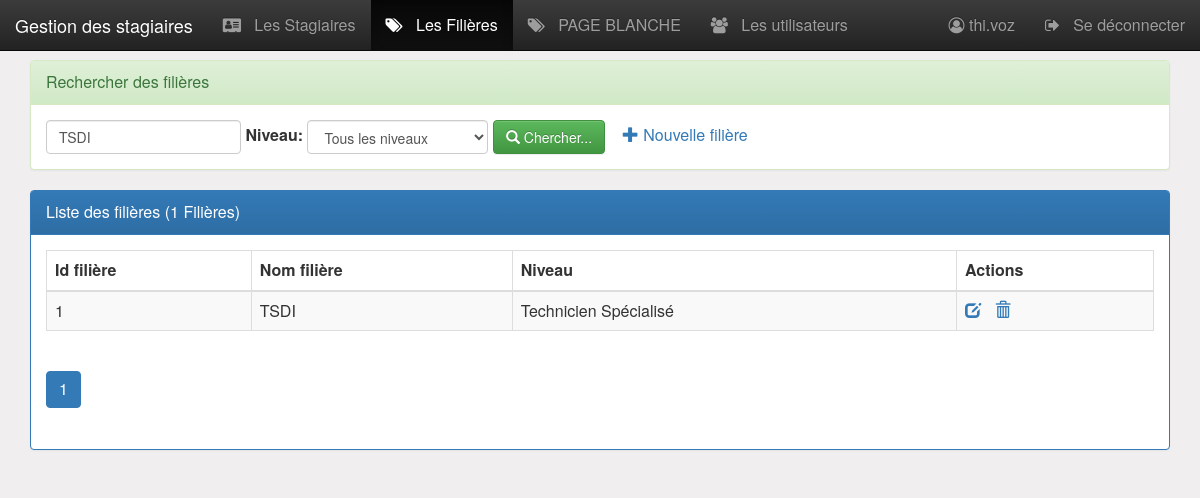
The page /pages/filieres.php?nomF=TSDI (signed in) on the database its author committed.
### tables this page shows
CREATE TABLE IF NOT EXISTS `filiere` (
  `idFiliere` int(4) NOT NULL AUTO_INCREMENT,
  `nomFiliere` varchar(50) DEFAULT NULL,
  `niveau` varchar(50) DEFAULT NULL,
  PRIMARY KEY (`idFiliere`)
);

CREATE TABLE IF NOT EXISTS `niveau` (
  `codeNiveau` varchar(2) NOT NULL,
  `libelleNiveau` varchar(50) DEFAULT NULL,
  PRIMARY KEY (`codeNiveau`)
);

### pages/filieres.php (the view, shortened to what this page needs)
<?php
    require_once("connexiondb.php");
    $nomf="";
    if(isset($_GET['nomF'])){
        $nomf = $_GET['nomF'];
    }
    if(isset($_GET['niveau'])){
        $niveau = $_GET['niveau'];
    }else{
        $niveau="all";
    }
    $size=isset($_GET['size'])?$_GET['size']:6;
    $page=isset($_GET['page'])?$_GET['page']:1;
    $offset=($page-1)*$size;
    if($niveau=="all"){
        $requete="
            SELECT *
            FROM   filiere as f, niveau as n
            WHERE  f.niveau = n.codeNiveau
            AND    f.nomFiliere like '%$nomf%'
            limit $size
            offset $offset";
        $requeteCount="select count(*) countF from filiere
                where nomFiliere like '%$nomf%'";
    }
    $req = $pdo->prepare($requete);
    $req->execute();
    $filieres = $req->fetchAll(PDO::FETCH_ASSOC);
    $req=$pdo->query($requeteCount);
    $tabCount=$req->fetch();
    $nbrFiliere=$tabCount['countF'];
    $reste=$nbrFiliere % $size;
    if($reste===0)
        $nbrPage=$nbrFiliere/$size;
    else
        $nbrPage=floor($nbrFiliere/$size)+1;
?>
<!DOCTYPE HTML>
<HTML>
    <head>
    <?php include '../include/head.php' ?>
    </head>
    <body>
        <?php include("menu.php"); ?>
        <div class="container py-2 margetop60">
            <div class="panel panel-success">
				<div class="panel-heading">Rechercher des filières</div>
				<div class="panel-body">
					<form method="get" action="filieres.php" class="form-inline">
						<div class="form-group">
                            <input name="nomF" placeholder="Nom de la filière"
                                   value="<?= $nomf ?>"
                                   class="form-control" type="text" />
                        </div>
                        <label for="niveau">Niveau:</label>
			            <select name="niveau" class="form-control" id="niveau"
                                onchange="this.form.submit()">
                            <option value="all" <?= $niveau==="all"?"selected":"" ?>>Tous les niveaux</option>
			            </select>
				        <button type="submit" class="btn btn-success">
                            <span class="glyphicon glyphicon-search"></span>
                            Chercher...
                        </button>
                       	<?php if ($_SESSION['user']['role']=='ADMIN') {?>
                            <a href="filiereAjouter.php">
                                <span class="glyphicon glyphicon-plus"></span>
                                Nouvelle filière
                            </a>
                        <?php } ?>
					</form>
				</div>
			</div>
            <div class="panel panel-primary">
                <div class="panel-heading">Liste des filières (<?php echo $nbrFiliere ?> Filières)</div>
                <div class="panel-body">
                    <?php
                    if(!empty($filieres) && is_array($filieres)){
                    ?>
                    <table class="table table-striped table-bordered">
                        <thead>
                            <tr>
                                <th>Id filière</th>
                                <th>Nom filière</th>
                                <th>Niveau</th>
                                <?php if ($_SESSION['user']['role']== 'ADMIN') {?>
                                	<th>Actions</th>
                                <?php }?>
                            </tr>
                        </thead>
                        <tbody>
                            <?php
                                foreach ($filieres as $item) {
                                    ?>
                                    <tr>
                                        <td><?= $item['idFiliere'] ?> </td>
                                        <td><?= $item['nomFiliere'] ?> </td>
                                        <td><?= $item['libelleNiveau'] ?> </td>
                                        <?php if ($_SESSION['user']['role']== 'ADMIN') {?>
                                            <td>
                                                <a href="filiereEditer.php?idFiliere=<?= $item['idFiliere'] ?>" title="Editer">
                                                    <span class="glyphicon glyphicon-edit"></span>
                                                </a>
                                                <a onclick="return confirm('Etes vous sur de vouloir supprimer la filière')"
                                                    href="filiereSupprimer.php?idFiliere=<?= $item['idFiliere'] ?>" title="Supprimer">
                                                        <span class="glyphicon glyphicon-trash"></span>
                                                </a>
                                            </td>
                                        <?php }?>
                                    </tr>
                                    <?php
                                }
                            ?>
                       </tbody>
                    </table>
                    <?php
                    }else{
                        echo "La liste est vide!";
                    }
                    ?>
                <div>
                    <ul class="pagination">
                        <?php for($i=1;$i<=$nbrPage;$i++){ ?>
                            <li class="<?php if($i==$page) echo 'active' ?>">
                                <a href="filieres.php?page=<?php echo $i;?>&nomF=<?php echo $nomf ?>&niveau=<?php echo $niveau ?>">
                                    <?php echo $i; ?>
                                </a>
                             </li>
                        <?php } ?>
                    </ul>
                </div>
                </div>
            </div>
        </div>
    </body>
</HTML>

### include/css/monstyle.css (style rules this page uses)
.margetop60 { margin-top: 60px; }
body { background-color: rgb(240, 238, 238); font-size: 16px; }

### rows shown on the page
filiere: idFiliere "1", nomFiliere "TSDI", niveau.libelleNiveau "Technicien Spécialisé"

### other values the page prints
$_SESSION['user']['login'] "thi.voz"
$nbrFiliere "1"
